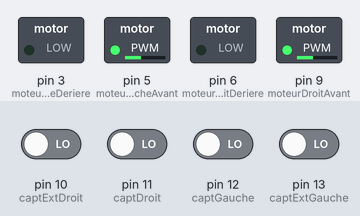
The sketch below on a simulated Arduino Uno, built with avr-gcc and run on an emulated ATmega328P. On the bench: switched loads named in the sketch (green lamp = pin HIGH). The test bench sets the inputs (shaded band); at power-on: pin 10 (captExtDroit), pin 11 (captDroit), pin 12 (captGauche), pin 13 (captExtGauche) LOW. What the sketch prints to the serial monitor is not drawn.

Above: at 1.2 s.
1.3 s: pin 10 (captExtDroit) driven HIGH
At 1.7 s:
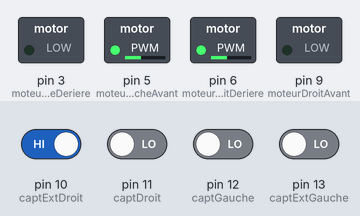
2.8 s: pin 13 (captExtGauche) driven HIGH
At 4.0 s:
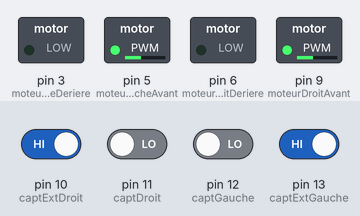
4.3 s: pin 10 (captExtDroit) driven LOW
At 5.2 s:
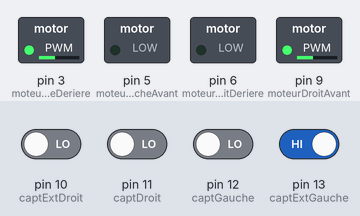
Timing chart, 0 to 7.3 s (numbered marks = the images above; inputs shaded):
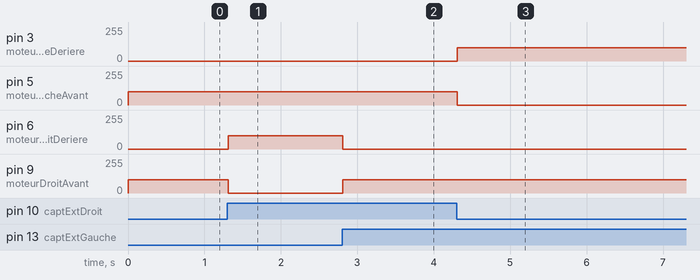

The sketch:

Test_11-Nov-21_16.06_PUNKS_IEEE_FST_Robots_3.0.ino
```cpp
// Capteurs IR
const int captExtDroit=10;
const int captDroit=11;
const int captGauche=12;
const int captExtGauche=13;
bool c1;
bool c2;
bool c3;
bool c4;
int etatcapteur = 0;

//Moteurs
const int moteurDroitAvant=9;
const int moteurDroitDeriere=6;
const int moteurGaucheAvant=5;
const int moteurGaucheDeriere=3;

const float vitesse = 300.00;
float kp = 1.0;
float ki = 0.001;
float kd = 1.0;


int checkk=0;

//Encodeur
unsigned long int counterL = 0;
unsigned long int counterR = 0;

void ISRtrackAL() {
  int A = digitalRead(2);
  int B = digitalRead(3);

  if ((B && !A) || (A && !B)) {
    ++counterL;
  } else {
    --counterL;
  }
}
void ISRtrackCR() {
  int C = digitalRead(0);
  int D = digitalRead(1);

  if ((C && !D) || (C && !D)) {
    ++counterR;
  } else {
    --counterR;
  }
}
void ISRtrackBL() {
  int A = digitalRead(2);
  int B = digitalRead(3);

  if ((A && B) || (!A && !B)) {
    ++counterL;
  } else {
    --counterL;
  }
}
void ISRtrackDR() {
  int C = digitalRead(0);
  int D = digitalRead(1);

  if ((C && D) || (!C && !D)) {
    ++counterR;
  } else {
    --counterR;
  }
}
void Avancer()
{
analogWrite(moteurDroitAvant,100);
analogWrite(moteurGaucheAvant,100);
analogWrite(moteurDroitDeriere,0);
analogWrite(moteurGaucheDeriere,0);
}
void Droite()
{
analogWrite(moteurDroitAvant,0);
analogWrite(moteurGaucheAvant,100);
analogWrite(moteurDroitDeriere,100);
analogWrite(moteurGaucheDeriere,0);

}
void Gauche()
{
analogWrite(moteurDroitAvant,100);
analogWrite(moteurGaucheAvant,0);
analogWrite(moteurDroitDeriere,0);
analogWrite(moteurGaucheDeriere,100);
}
void Stop()
{
analogWrite(moteurDroitAvant,0);
analogWrite(moteurGaucheAvant,0);
analogWrite(moteurDroitDeriere,0);
analogWrite(moteurGaucheDeriere,0);
}
void setup() {
  Serial.begin(9600);
  //capteur
  pinMode(captDroit, INPUT);
  pinMode(captGauche, INPUT);

  pinMode(captExtDroit, INPUT);
  pinMode(captExtGauche, INPUT);
  //Encodeur left
 /* pinMode(2, INPUT);
  pinMode(3, INPUT);
  pinMode(0, INPUT);
  pinMode(1, INPUT);
  digitalWrite(2, HIGH);
  digitalWrite(3, HIGH);
  digitalWrite(0, HIGH);
  digitalWrite(1, HIGH);
  attachInterrupt(digitalPinToInterrupt(2), ISRtrackAL, CHANGE);
  attachInterrupt(digitalPinToInterrupt(3), ISRtrackBL, CHANGE);
  attachInterrupt(digitalPinToInterrupt(0), ISRtrackCR, CHANGE);
  attachInterrupt(digitalPinToInterrupt(1), ISRtrackDR, CHANGE);
  */
  //Motor Gauche
  pinMode(moteurGaucheAvant, OUTPUT);
 pinMode(moteurGaucheDeriere, OUTPUT);
  //Motor Droite
  pinMode(moteurDroitAvant, OUTPUT);
  pinMode(moteurDroitDeriere, OUTPUT);
}
void loop() {
c2=digitalRead(captDroit);
c3=digitalRead(captGauche);
c1=digitalRead(captExtDroit);
c4=digitalRead(captExtGauche);
etatcapteur = c1 * 1000 + c2 * 100 + c3 * 10 + c4;
//Serial.println(etatcapteur);
if(checkk==0){
  Serial.println(etatcapteur);
  switch(etatcapteur) {
      case 0:
            Avancer();
    break;
      case 1:
            Gauche();
    break;
      case 10:
            Gauche();
    break;
      case 11:
            Gauche();
    break;
      case 100:
            Droite();
    break;
      case 101:
            Gauche();
    break;
      case 110:
            Avancer();
    break;
      case 111:
            Gauche();
    break;
      case 1000:
            Droite();
    break;
      case 1001:
            Avancer();
    break;
      case 1010:
            Droite();
    break;
      case 1011:
            Droite();
    break;
      case 1100:
            Droite();
    break;
      case 1101:
            Droite();
    break;
      case 1110:
            Droite();
    break;
      case 1111:
            Droite

            ();
    break;
    default:
      Stop();
      break;
  }
}
}
/*
if(((etatCaptDroit && etatCaptGauche) || (!etatCaptExtGauche && !etatCaptExtDroit)) || ((!etatCaptGauche && !etatCaptDroit) && etatCaptExtGauche))
{
Avancer();
}
else if((etatCaptGauche && !etatCaptDroit)||(etatCaptExtGauche && etatCaptExtDroit))
{Droite();}
else if((!etatCaptGauche && etatCaptDroit)||(!etatCaptExtGauche && etatCaptExtDroit))
{Gauche();}
}
}*/
/*
checkk++;
if (checkk==1)
{if((etatcaptDroit && etatcaptGauche) && (etatU1 && etatU2))
Avancer();
}
checkk++;
if (checkk==2)
{
  if(!etatCaptGauche && !etatCaptDroit)
  Avancer();
  else if(etatCaptDroit && !etatCaptGauche)
  Droite();
  else if (!etatCaptDroit && etatCaptGauche)
  Gauche();
}
checkk++;
//MAZE CODE
if(checkk==3)
{
}
}*/
```

Measured:
- after the input at 1.3 s, pin 6 (moteurDroitDeriere): 0/255 → 100/255 at once; pin 9 (moteurDroitAvant): 100/255 → 0/255 at once
- after the input at 2.8 s, pin 6 (moteurDroitDeriere): 100/255 → 0/255 at once; pin 9 (moteurDroitAvant): 0/255 → 100/255 at once
- after the input at 4.3 s, pin 3 (moteurGaucheDeriere): 0/255 → 100/255 at once; pin 5 (moteurGaucheAvant): 100/255 → 0/255 at once
